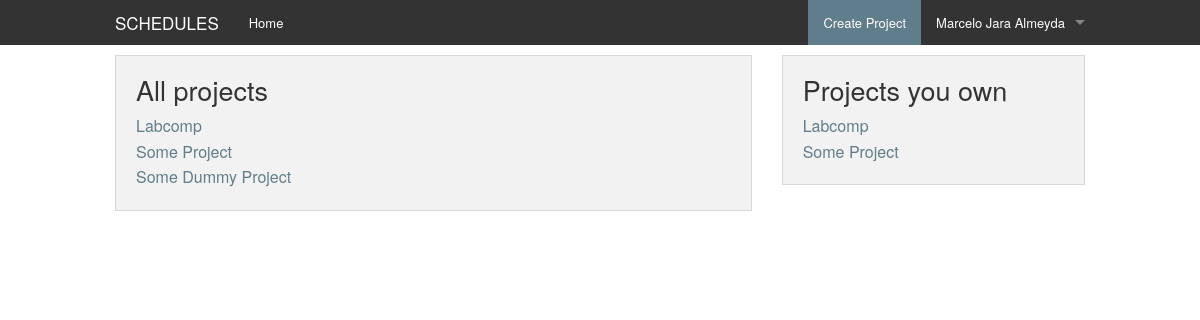
Page /home (signed in) on the earlier database version.
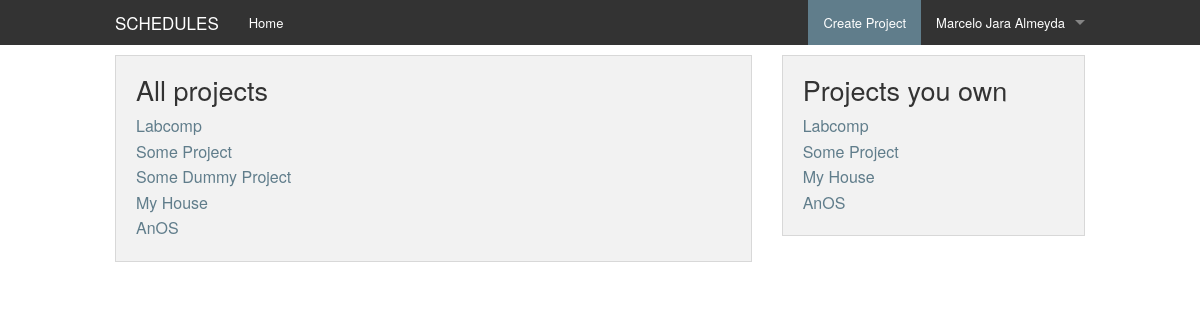
Same page on the later database version.
### schedules/models.py (models this page shows, shortened)
class Project(models.Model):
    name = models.CharField(max_length=50)
    owner = models.ForeignKey(User, related_name="owner")
    create_time = models.DateTimeField(auto_now_add=True, auto_now=False)
    short_description = models.CharField(max_length=250)
    slug = models.SlugField(unique=True)

### schedules/views.py (the view)
# urls.py: url(r'^home$', 'schedules.views.home', name='home'),
@login_required
def home(request):
    memberships = request.user.membership_set.all()
    projects = [membership.project for membership in memberships]
    projects_own = models.Project.objects.filter(owner=request.user)
    return render(request, 'home.html', {
        'projects': projects,
        'projects_own': projects_own
    })

### schedules/templates/home.html
{% extends 'base.html' %}
{% block body %}
    <div class="row">
        <div class="large-8 columns">
            <div class="panel">
                <h3>All projects</h3>
                <ul class="no-bullet">
                    {% for project in projects %}
                        <li><a href="{% url 'schedules.views.project' project.slug %}">{{ project.name }}</a></li>
                    {% endfor %}
                </ul>
            </div>
        </div>
        <div class="large-4 columns">
            <div class="panel">
                <h3>Projects you own</h3>
                <ul class="no-bullet">
                    {% for project in projects_own %}
                        <li><a href="{% url 'schedules.views.project' project.slug %}">{{ project.name }}</a></li>
                    {% endfor %}
                </ul>
            </div>
        </div>
    </div>
{% endblock %}

### schedules/templates/base.html (shortened to what this page needs)
<!DOCTYPE html>
{% load staticfiles %}
<html>
<head>
    <link rel="stylesheet" href="{% static 'css/foundation.css' %}"/>
    <link rel="stylesheet" href="{% static 'css/schedules.css' %}"/>
    <link rel="stylesheet" href="{% static 'icons/foundation-icons.css' %}" />
</head>
<body>
    <div class="contain-to-grid fixed">
        <nav class="top-bar" data-topbar role="navigation">
            <ul class="title-area">
                <li class="name">
                    <h1><a href="{% url "schedules.views.home" %}">SCHEDULES</a></h1>
                </li>
            </ul>
            <section class="top-bar-section">
                {% if user.is_authenticated %}
                    <ul class="right">
                        <li class="active"><a href="#" data-reveal-id="create-project">Create Project</a></li>
                        <li class="has-dropdown">
                            <a href="#">{{ user.get_full_name }}</a>
                        </li>
                    </ul>
                {% endif %}
                <ul class="left">
                    <li><a href="{% url "schedules.views.home" %}">Home</a></li>
                </ul>
            </section>
        </nav>
    </div>
    <div style="height: 10px">
    </div>
    {% block body %}
    {% endblock %}
</body>
</html>

Differences in the rows shown:
added Project: name "My House"
added Project: name "AnOS"
